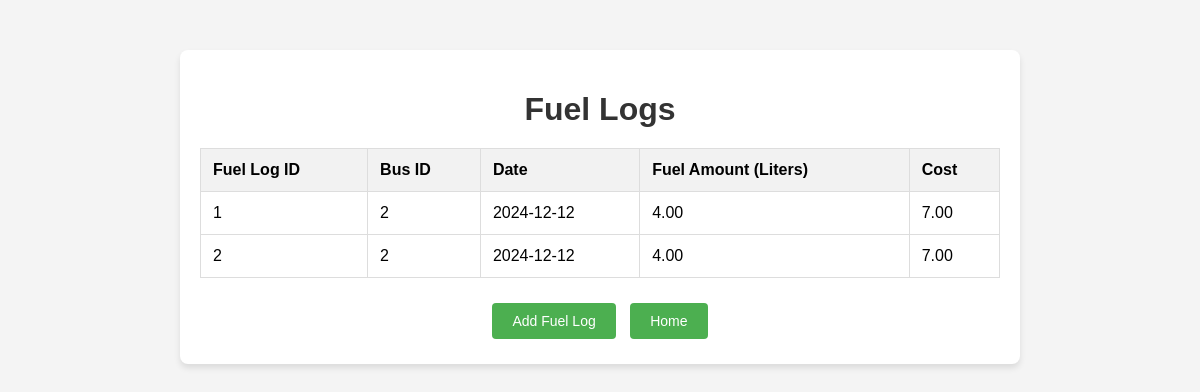
Screenshot of /viewFuel.php with the database file from the repository.
### tables this page shows
CREATE TABLE `Fuel_Log` (
  `Fuel_Log_Id` int(11) NOT NULL,
  `Bus_Id` int(11) NOT NULL,
  `Date` date NOT NULL,
  `Fuel_Amount` decimal(10,2) NOT NULL,
  `Cost` decimal(10,2) NOT NULL
);

### viewFuel.php (the view, shortened to what this page needs)
<?php
$host = "localhost";
$username = "root";
$password = "";
$database = "bus_system";
$conn = new mysqli($host, $username, $password, $database);
$sql = "SELECT * FROM fuel_log ORDER BY Fuel_Log_Id";;
$result = $conn->query($sql);
?>
<!DOCTYPE html>
<html lang="en">
<head>
</head>
<body>
    <div class="container">
        <h1>Fuel Logs</h1>
        <?php if ($result && $result->num_rows > 0): ?>
            <table>
                <thead>
                    <tr>
                        <th>Fuel Log ID</th>
                        <th>Bus ID</th>
                        <th>Date</th>
                        <th>Fuel Amount (Liters)</th>
                        <th>Cost</th>
                    </tr>
                </thead>
                <tbody>
                    <?php while ($row = $result->fetch_assoc()): ?>
                        <tr>
                            <td><?= htmlspecialchars($row['Fuel_Log_Id']) ?></td>
                            <td><?= htmlspecialchars($row['Bus_Id']) ?></td>
                            <td><?= htmlspecialchars($row['Date']) ?></td>
                            <td><?= htmlspecialchars($row['Fuel_Amount']) ?></td>
                            <td><?= htmlspecialchars($row['Cost']) ?></td>
                        </tr>
                    <?php endwhile; ?>
                </tbody>
            </table>
        <?php else: ?>
            <p class="no-data">No fuel logs found.</p>
        <?php endif; ?>
        <div class="button-container">
            <a href="fuel.php">Add Fuel Log</a>
            <a href="home.php">Home</a>
        </div>
    </div>
</body>
</html>

### viewFuel.php (style rules this page uses)
body { font-family: Arial, sans-serif; background-color: #f4f4f4; margin: 0; padding: 0; }
.container { max-width: 800px; margin: 50px auto; background: #fff; padding: 20px; border-radius: 8px; box-shadow: 0 4px 6px rgba(0, 0, 0, 0.1); }
h1 { text-align: center; color: #333; margin-bottom: 20px; }
table { width: 100%; border-collapse: collapse; margin-bottom: 20px; }
table, th, td { border: 1px solid #ddd; }
th, td { padding: 12px; text-align: left; }
th { background-color: #f2f2f2; }
.button-container { text-align: center; }
.button-container a { display: inline-block; text-decoration: none; color: #fff; background-color: #4CAF50; padding: 10px 20px; border-radius: 4px; font-size: 14px; margin: 5px; }

### rows the page displays
fuel_log: Fuel_Log_Id "1", Bus_Id "2", Date "2024-12-12", Fuel_Amount "4.00", Cost "7.00"
fuel_log: Fuel_Log_Id "2", Bus_Id "2", Date "2024-12-12", Fuel_Amount "4.00", Cost "7.00"
